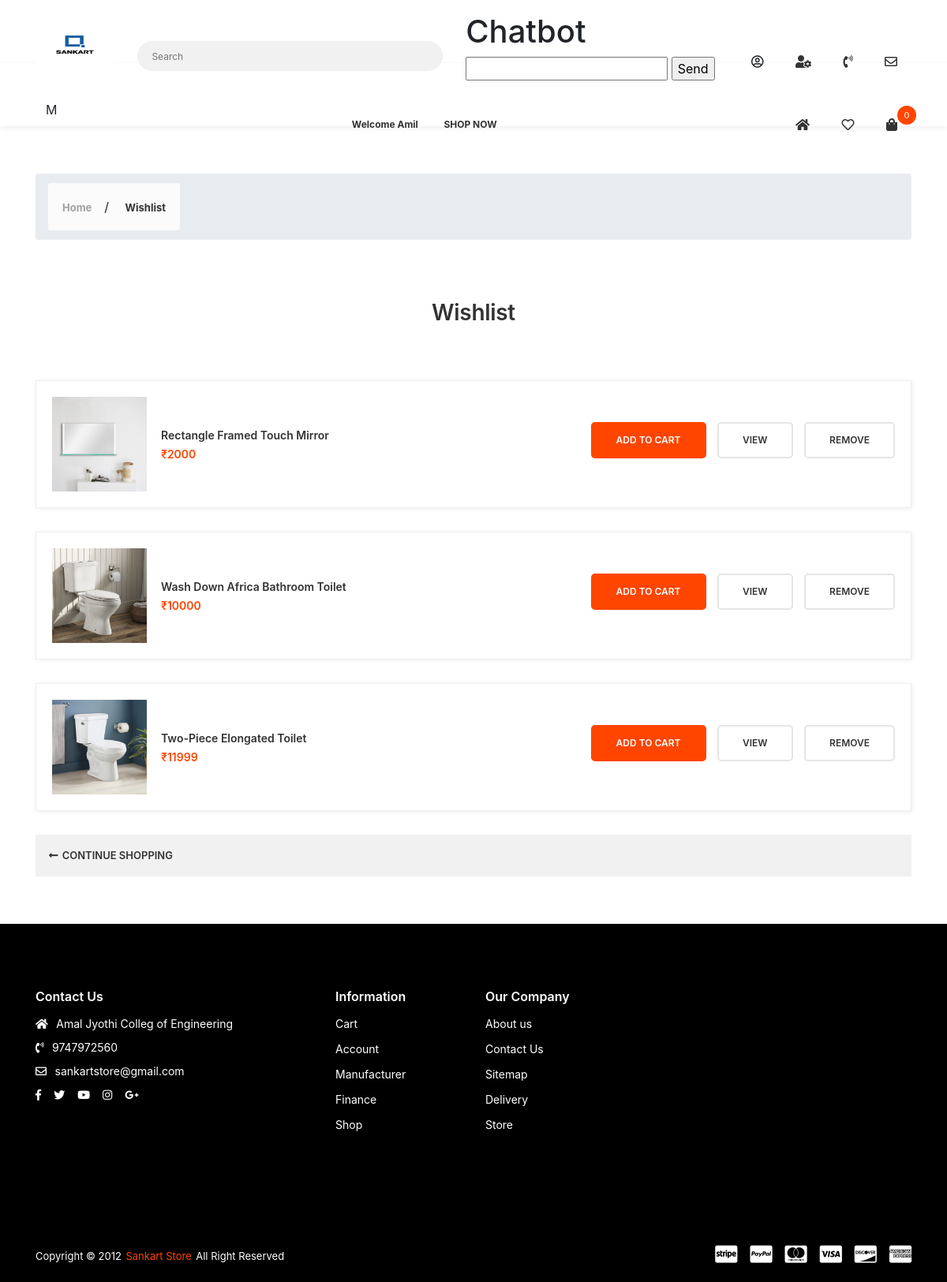
The page /wishlist/ (signed in) on the database as committed earlier.
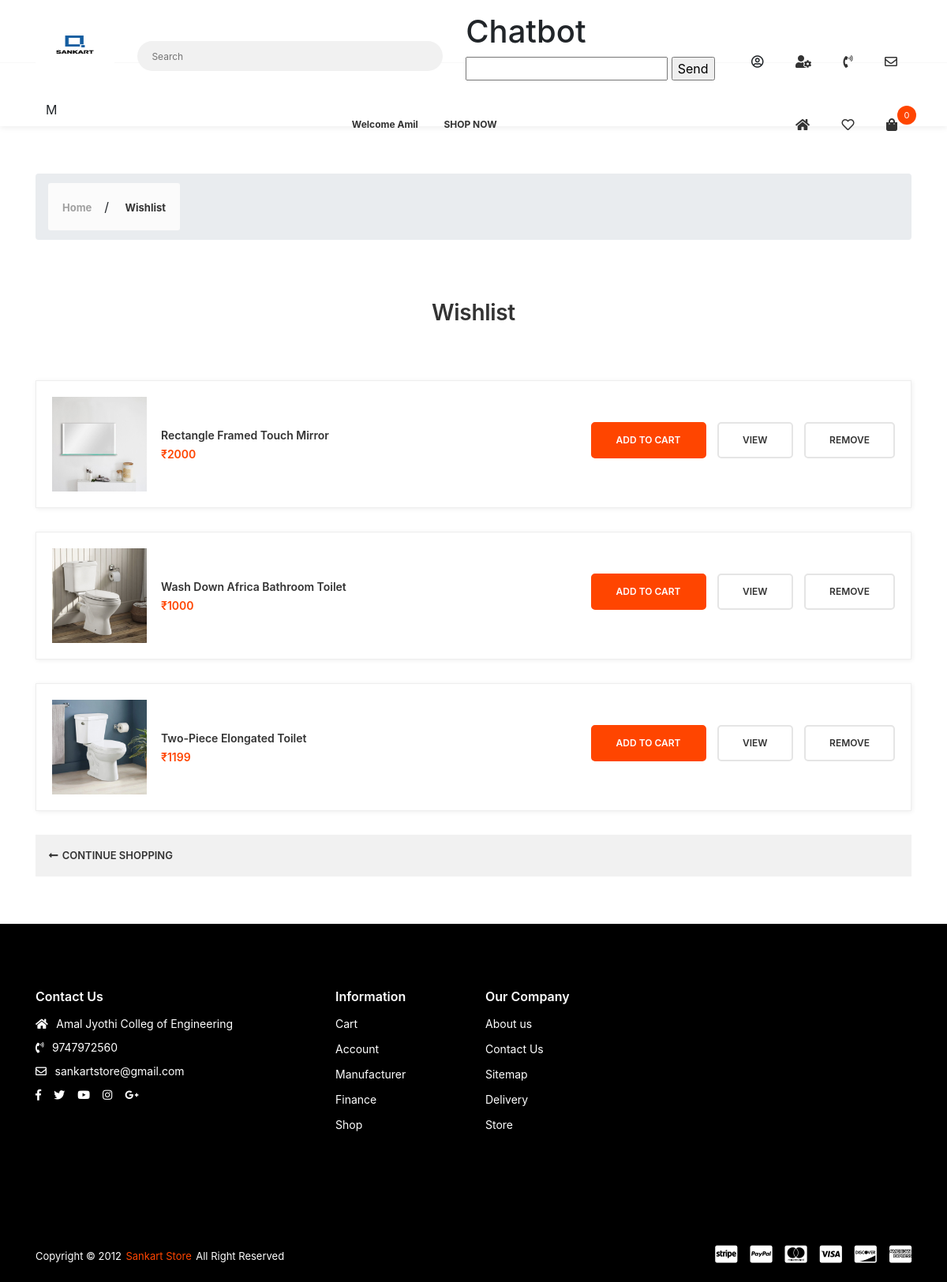
The same page on the database as committed later.
### wishlist/models.py (models this page shows, shortened)
class WishlistItem(models.Model):
    user = models.ForeignKey(Account, on_delete=models.CASCADE, null=True)
    product = models.ForeignKey(Product, on_delete=models.CASCADE)
    variations = models.ManyToManyField(Variation, blank=True)
    wishlist = models.ForeignKey(Wishlist, on_delete=models.CASCADE, null=True)
    quantity = models.IntegerField()
    is_active = models.BooleanField(default=True)

### shop_app/models.py (models this page shows, shortened)
class Product(models.Model):
    product_name = models.CharField(max_length=200, unique=True)
    slug = models.SlugField(max_length=200, unique=True)
    description = models.TextField(max_length=500, blank=True)
    price = models.IntegerField()
    images = models.ImageField(upload_to='photos/product')
    display = models.ImageField(upload_to='photos/display',default="a3.png")
    display2 = models.ImageField(upload_to='photos/display', default="a3.png")
    display3 = models.ImageField(upload_to='photos/display', default="a3.png")
    category = models.ForeignKey(Category, on_delete=models.CASCADE)
    stock = models.IntegerField()
    color = models.ForeignKey(Color, on_delete=models.CASCADE,null=True, blank=True)
    brand = models.ForeignKey(Brand, on_delete=models.CASCADE,null=True, blank=True)
    design = models.ForeignKey(Design, on_delete=models.CASCADE,null=True, blank=True)
    dimensions = models.ForeignKey(Dimensions, on_delete=models.CASCADE,null=True, blank=True)
    is_available = models.BooleanField(default=True)
    is_featured = models.BooleanField(default=False)
    created_date = models.DateField(auto_now_add=True)
    modified_date = models.DateField(auto_now=True)
    def get_url(self):
        return reverse('product_detail', args=[self.category.slug, self.slug])

### wishlist/views.py (the view)
# urls.py: path('wishlist/', include('wishlist.urls')),
def wishlist(request, total=0, quantity=0, wishlist_item=None, wishlist_items=None):
    try:
        tax = 0
        grand_total = 0
        if request.user.is_authenticated:
            wishlist_items = WishlistItem.objects.filter(
                user=request.user, is_active=True)
        else:
            wishlist = Wishlist.objects.get(wishlist_id=_wishlist_id(request))
            wishlist_items = Wishlist.objects.filter(wishlist=wishlist, is_active=True)
        for wishlist_item in wishlist_items:
            total += (wishlist_item.product.price*wishlist_item.quantity)
            quantity += wishlist_item.quantity
        tax = (2*total)/100
        grand_total = total+tax
    except ObjectDoesNotExist:
        pass
    context = {
        'total': total,
        'quantity': quantity,
        'wishlist_items': wishlist_items,
        'tax': tax,
        'grand_total': grand_total
    }
    return render(request, 'wishlist.html', context)

### cart/context_processors.py (called while the page is built)
def counter(request):
    cart_count = 0
    if 'admin' in request.path:
        return {}
    else:
        try:
            cart = Cart.objects.filter(cart_id=_cart_id(request))
            if request.user.is_authenticated:
                cart_items = CartItem.objects.all().filter(user=request.user)
            else:
                cart_items = CartItem.objects.all().filter(cart=cart[:1])
            for cart_item in cart_items:
                cart_count += cart_item.quantity
        except Cart.DoesNotExist:
            cart_count = 0
    return dict(cart_count=cart_count)

### cart/views.py (called while the page is built)
def _cart_id(request):
    cart = request.session.session_key
    if not cart:
        cart = request.session.create()
    return cart

### shop_app/context_processors.py (called while the page is built)
def menu_links(request):
    links = Category.objects.all()
    return dict(links=links)

### wishlist/views.py (called while the page is built)
def _wishlist_id(request):
    wishlist = request.session.session_key
    if not wishlist:
        wishlist = request.session.create()
    return wishlist

### templates/wishlist.html (shortened to what the changed rows need)
{% extends 'base.html' %}
{% load static %}
{% block content %}
        <div class="app-content">
             {% if not wishlist_items %}
             <div class="u-s-p-y-60">
                <div class="section__content">
                    <div class="container">
                        <div class="row">
                            <div class="col-lg-12 col-md-12 u-s-m-b-30">
                                <div class="empty">
                                    <div class="empty__wrap">
                                        <span class="empty__big-text">EMPTY</span>
                                        <span class="empty__text-1">No items found on your wishlist.</span>
                                        <a class="empty__redirect-link btn--e-brand" href="{% url 'store' %}">CONTINUE SHOPPING</a></div>
                                </div>
                            </div>
                        </div>
                    </div>
                </div>
            </div>
            {% else %}
            <div class="u-s-p-b-60">
                <div class="section__intro u-s-m-b-60">
                    <div class="container">
                        <div class="row">
                            <div class="col-lg-12">
                                <div class="section__text-wrap">
                                    <h1 class="section__heading u-c-secondary">Wishlist</h1>
                                </div>
                            </div>
                        </div>
                    </div>
                </div>
                <div class="section__content">
                    <div class="container">
                        <div class="row">
                            <div class="col-lg-12 col-md-12 col-sm-12">
                                {% for wishlist_item in wishlist_items %}
                                <div class="w-r u-s-m-b-30">
                                    <div class="w-r__container">
                                        <div class="w-r__wrap-1">
                                            <div class="w-r__img-wrap">
                                                <img class="u-img-fluid" src="{{wishlist_item.product.images.url}}" alt=""></div>
                                            <div class="w-r__info">
                                                <span class="w-r__name">
                                                    <a href="product-detail.html">{{wishlist_item.product.product_name}}</a></span>
                                                <span class="w-r__price">₹{{wishlist_item.product.price}}
                                                </span>
                                            </div>
                                        </div>
                                        <div class="w-r__wrap-2">
                                            {% if wishlist_item.stock <= 0 %}
                                            <a class="w-r__link btn--e-brand-b-2" href="#">OUT OF STOCK</a>
                                            {% else %}
                                            <a class="w-r__link btn--e-brand-b-2" href="{% url 'add_cart' wishlist_item.product.id %}" data-modal="modal" data-modal-id="#add-to-cart">ADD TO CART</a>
                                            {% endif %}
                                            <a class="w-r__link btn--e-transparent-platinum-b-2" href="{{wishlist_item.product.get_url}}" >VIEW</a>
                                            <a class="w-r__link btn--e-transparent-platinum-b-2" href="{% url 'remove_wishlist_item' wishlist_item.product.id wishlist_item.id%}">REMOVE</a></div>
                                    </div>
                                </div>
                                {% endfor %}
                            </div>
                        </div>
                    </div>
                </div>
            </div>
            {% endif %}
        </div>
        {% endblock %}

Rows that differ between the two databases and show on the page:
changed through a linked row, WishlistItem "Wash Down Africa Bathroom Toilet": product.price "10000" → "1000"
changed through a linked row, WishlistItem "Two-Piece Elongated Toilet": product.price "11999" → "1199"
